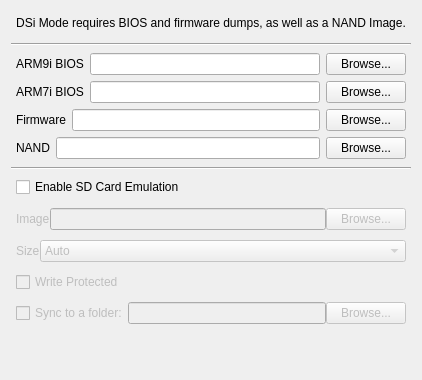
   <widget class="QWidget" name="dsiMode">
    <layout class="QVBoxLayout" name="dsiModeLayout">
     <item>
      <layout class="QHBoxLayout" name="dsiNoticeLayout">
       <property name="leftMargin">
        <number>5</number>
       </property>
       <property name="topMargin">
        <number>5</number>
       </property>
       <property name="rightMargin">
        <number>5</number>
       </property>
       <property name="bottomMargin">
        <number>5</number>
       </property>
       <item>
        <widget class="QLabel" name="dsiNoticeLabel">
         <property name="maximumSize">
          <size>
           <width>16777215</width>
           <height>27</height>
          </size>
         </property>
         <property name="text">
          <string>DSi Mode requires BIOS and firmware dumps, as well as a NAND Image.</string>
         </property>
         <property name="alignment">
          <set>Qt::AlignCenter</set>
         </property>
        </widget>
       </item>
      </layout>
     </item>
     <item>
      <widget class="Line" name="line">
       <property name="minimumSize">
        <size>
         <width>0</width>
         <height>6</height>
        </size>
       </property>
       <property name="orientation">
        <enum>Qt::Horizontal</enum>
       </property>
      </widget>
     </item>
     <item>
      <layout class="QHBoxLayout" name="dsiARM9BIOSLayout">
       <property name="leftMargin">
        <number>5</number>
       </property>
       <property name="rightMargin">
        <number>5</number>
       </property>
       <item>
        <widget class="QLabel" name="dsiARM9BIOSLabel">
         <property name="sizePolicy">
          <sizepolicy hsizetype="Preferred" vsizetype="Preferred">
           <horstretch>0</horstretch>
           <verstretch>0</verstretch>
          </sizepolicy>
         </property>
         <property name="text">
          <string>ARM9i BIOS</string>
         </property>
        </widget>
       </item>
       <item>
        <widget class="QLineEdit" name="dsiARM9BIOSFileName"/>
       </item>
       <item>
        <widget class="QPushButton" name="dsiARM9BIOSBrowseButton">
         <property name="text">
          <string>Browse...</string>
         </property>
        </widget>
       </item>
      </layout>
     </item>
     <item>
      <layout class="QHBoxLayout" name="dsiARM7BIOSLayout">
       <property name="leftMargin">
        <number>5</number>
       </property>
       <property name="rightMargin">
        <number>5</number>
       </property>
       <item>
        <widget class="QLabel" name="dsiARM7BIOSLabel">
         <property name="sizePolicy">
          <sizepolicy hsizetype="Preferred" vsizetype="Preferred">
           <horstretch>0</horstretch>
           <verstretch>0</verstretch>
          </sizepolicy>
         </property>
         <property name="text">
          <string>ARM7i BIOS</string>
         </property>
        </widget>
       </item>
       <item>
        <widget class="QLineEdit" name="dsiARM7BIOSFileName"/>
       </item>
       <item>
        <widget class="QPushButton" name="dsiARM7BIOSBrowseButton">
         <property name="text">
          <string>Browse...</string>
         </property>
        </widget>
       </item>
      </layout>
     </item>
     <item>
      <layout class="QHBoxLayout" name="dsiFirmwareLayout">
       <property name="leftMargin">
        <number>5</number>
       </property>
       <property name="rightMargin">
        <number>5</number>
       </property>
       <item>
        <widget class="QLabel" name="dsiFirmwareLabel">
         <property name="sizePolicy">
          <sizepolicy hsizetype="Preferred" vsizetype="Preferred">
           <horstretch>0</horstretch>
           <verstretch>0</verstretch>
          </sizepolicy>
         </property>
         <property name="text">
          <string>Firmware</string>
         </property>
        </widget>
       </item>
       <item>
        <widget class="QLineEdit" name="dsiFirmwareFileName"/>
       </item>
       <item>
        <widget class="QPushButton" name="dsiFirmwareBrowseButton">
         <property name="text">
          <string>Browse...</string>
         </property>
        </widget>
       </item>
      </layout>
     </item>
     <item>
      <layout class="QHBoxLayout" name="dsiNANDLayout">
       <property name="leftMargin">
        <number>5</number>
       </property>
       <property name="rightMargin">
        <number>5</number>
       </property>
       <item>
        <widget class="QLabel" name="dsiNANDLabel">
         <property name="sizePolicy">
          <sizepolicy hsizetype="Preferred" vsizetype="Preferred">
           <horstretch>0</horstretch>
           <verstretch>0</verstretch>
          </sizepolicy>
         </property>
         <property name="text">
          <string>NAND</string>
         </property>
        </widget>
       </item>
       <item>
        <widget class="QLineEdit" name="dsiNANDFileName"/>
       </item>
       <item>
        <widget class="QPushButton" name="dsiNANDBrowseButton">
         <property name="text">
          <string>Browse...</string>
         </property>
        </widget>
       </item>
      </layout>
     </item>
     <item>
      <widget class="Line" name="line_2">
       <property name="minimumSize">
        <size>
         <width>0</width>
         <height>6</height>
        </size>
       </property>
       <property name="orientation">
        <enum>Qt::Horizontal</enum>
       </property>
      </widget>
     </item>
     <item>
      <layout class="QHBoxLayout" name="enableSDLayout">
       <property name="leftMargin">
        <number>5</number>
       </property>
       <property name="rightMargin">
        <number>5</number>
       </property>
       <item>
        <widget class="QCheckBox" name="enableSDToggle">
         <property name="text">
          <string>Enable SD Card Emulation</string>
         </property>
         <property name="checked">
          <bool>false</bool>
         </property>
        </widget>
       </item>
      </layout>
     </item>
     <item>
      <widget class="QWidget" name="dsiSDProperties" native="true">
       <property name="enabled">
        <bool>false</bool>
       </property>
       <layout class="QFormLayout" name="formLayout">
        <property name="horizontalSpacing">
         <number>2</number>
        </property>
        <property name="verticalSpacing">
         <number>10</number>
        </property>
        <property name="leftMargin">
         <number>0</number>
        </property>
        <property name="topMargin">
         <number>5</number>
        </property>
        <property name="rightMargin">
         <number>0</number>
        </property>
        <property name="bottomMargin">
         <number>45</number>
        </property>
        <item row="0" column="0" colspan="2">
         <layout class="QHBoxLayout" name="dsiSDImageLayout">
          <property name="leftMargin">
           <number>5</number>
          </property>
          <property name="rightMargin">
           <number>5</number>
          </property>
          <item>
           <widget class="QLabel" name="dsiSDImageLabel">
            <property name="sizePolicy">
             <sizepolicy hsizetype="Minimum" vsizetype="Preferred">
              <horstretch>0</horstretch>
              <verstretch>0</verstretch>
             </sizepolicy>
            </property>
            <property name="text">
             <string>Image</string>
            </property>
            <property name="alignment">
             <set>Qt::AlignLeading|Qt::AlignLeft|Qt::AlignVCenter</set>
            </property>
           </widget>
          </item>
          <item>
           <widget class="QLineEdit" name="dsiSDImageFileName"/>
          </item>
          <item>
           <widget class="QPushButton" name="dsiSDImageBrowseButton">
            <property name="text">
             <string>Browse...</string>
            </property>
           </widget>
          </item>
         </layout>
        </item>
        <item row="2" column="0" colspan="2">
         <layout class="QHBoxLayout" name="dsiSDWriteProtectLayout">
          <property name="leftMargin">
           <number>5</number>
          </property>
          <property name="rightMargin">
           <number>5</number>
          </property>
          <item>
           <widget class="QCheckBox" name="dsiSDWriteProtectToggle">
            <property name="text">
             <string>Write Protected</string>
            </property>
           </widget>
          </item>
         </layout>
        </item>
        <item row="3" column="0" colspan="2">
         <layout class="QHBoxLayout" name="dsiSDFolderSyncLayout">
          <property name="leftMargin">
           <number>5</number>
          </property>
          <property name="rightMargin">
           <number>5</number>
          </property>
          <item>
           <widget class="QCheckBox" name="checkBox_2">
            <property name="text">
             <string>Sync to a folder:</string>
            </property>
           </widget>
          </item>
          <item>
           <widget class="QLineEdit" name="lineEdit_6"/>
          </item>
          <item>
           <widget class="QPushButton" name="pushButton_6">
            <property name="text">
             <string>Browse...</string>
            </property>
           </widget>
          </item>
         </layout>
        </item>
        <item row="1" column="0" colspan="2">
         <layout class="QHBoxLayout" name="dsiSDSizeLayout">
          <property name="leftMargin">
           <number>5</number>
          </property>
          <property name="topMargin">
           <number>0</number>
          </property>
          <property name="rightMargin">
           <number>5</number>
          </property>
          <property name="bottomMargin">
           <number>0</number>
          </property>
          <item>
           <widget class="QLabel" name="dsiSDSizeLabel">
            <property name="sizePolicy">
             <sizepolicy hsizetype="Minimum" vsizetype="Preferred">
              <horstretch>0</horstretch>
              <verstretch>0</verstretch>
             </sizepolicy>
            </property>
            <property name="text">
             <string>Size</string>
            </property>
            <property name="alignment">
             <set>Qt::AlignLeading|Qt::AlignLeft|Qt::AlignVCenter</set>
            </property>
           </widget>
          </item>
          <item>
           <widget class="QComboBox" name="dsiSDSizeBox">
            <property name="sizePolicy">
             <sizepolicy hsizetype="Expanding" vsizetype="Fixed">
              <horstretch>0</horstretch>
              <verstretch>0</verstretch>
             </sizepolicy>
            </property>
            <item>
             <property name="text">
              <string>Auto</string>
             </property>
            </item>
            <item>
             <property name="text">
              <string>256 MiB</string>
             </property>
            </item>
            <item>
             <property name="text">
              <string>512 MiB</string>
             </property>
            </item>
            <item>
             <property name="text">
              <string>1 GiB</string>
             </property>
            </item>
            <item>
             <property name="text">
              <string>2 GiB</string>
             </property>
            </item>
            <item>
             <property name="text">
              <string>4 GiB</string>
             </property>
            </item>
           </widget>
          </item>
         </layout>
        </item>
       </layout>
      </widget>
     </item>
    </layout>
   </widget>
